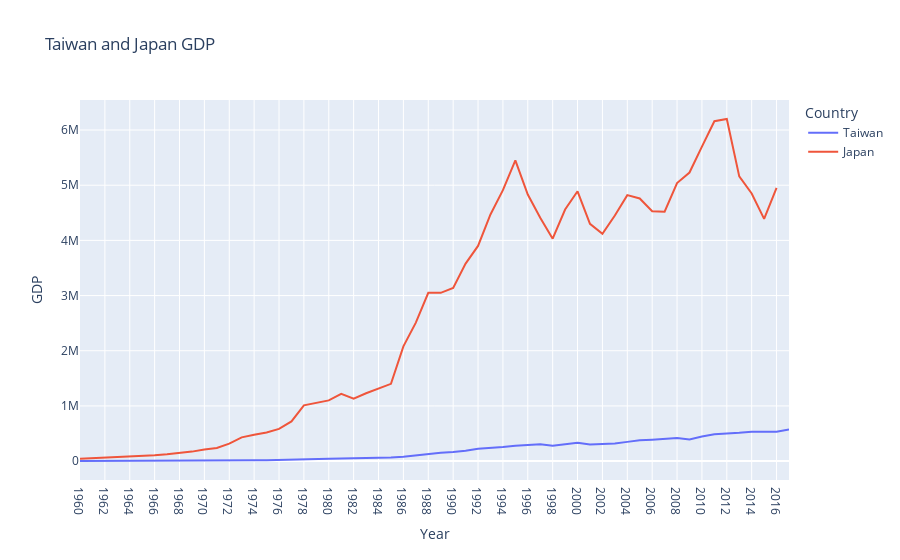

Write notebook code for a chart like this one.
### Code cell
import pandas as pd
import plotly.express as px
#日本和台灣GDP比較 - 讀入與分割CSV 檔案內容
dataTW = pd.read_csv('gdp_taiwan.csv', encoding='utf-8')
dataJP = pd.read_csv('gdp_japan.csv', encoding='utf-8')
melted_df_TW = dataTW.melt(id_vars=['year'], var_name='Year', value_name='GDP')
melted_df_JP = dataJP.melt(id_vars=['year'], var_name='Year', value_name='GDP')

# 重新命名以便比較與製圖
melted_df_TW = melted_df_TW.rename(columns={'year': 'Country'})
melted_df_JP = melted_df_JP.rename(columns={'year': 'Country'})
# 融合DataFrame
merged_df = pd.concat([melted_df_TW, melted_df_JP])
# 繪製比較圖
fig = px.line(merged_df, x="Year", y="GDP", color='Country', title='Taiwan and Japan GDP')
fig.show()
# print(melted_df)
# print(dataTW.head())
#日本和台灣GDP比較

### Figure 1 — Plotly figure (JSON) as saved in the notebook; plotly's stock layout.template omitted (floating-point values rounded to 4 significant figures)
{"data": [{"hovertemplate": "Country=Taiwan<br>Year=%{x}<br>GDP=%{y}<extra></extra>", "legendgroup": "Taiwan", "line": {"color": "#636efa", "dash": "solid"}, "marker": {"symbol": "circle"}, "mode": "lines", "name": "Taiwan", "orientation": "v", "showlegend": true, "type": "scatter", "x": ["1960", "1961", "1962", "1963", "1964", "1965", "1966", "1967", "1968", "1969", "1970", "1971", "1972", "1973", "1974", "1975", "1976", "1977", "1978", "1979", "1980", "1981", "1982", "1983", "1984", "1985", "1986", "1987", "1988", "1989", "1990", "1991", "1992", "1993", "1994", "1995", "1996", "1997", "1998", "1999", "2000", "2001", "2002", "2003", "2004", "2005", "2006", "2007", "2008", "2009", "2010", "2011", "2012", "2013", "2014", "2015", "2016", "2017"], "xaxis": "x", "y": [1743, 1778, 1960, 2219, 2592, 2869, 3207, 3709, 4326, 5018, 5786, 6728, 8063, 10941, 14740, 15838, 18989, 22254, 27375, 33878, 42295, 49063, 49550, 54169, 61052, 63623, 78386, 104956, 126366, 152710, 166615, 187314, 223159, 235140, 256404, 279224, 292665, 303737, 280369, 304171, 331452, 300450, 308875, 318590, 348479, 375769, 388589, 408254, 416961, 392065, 446105, 485653, 495845, 511614, 530519, 525562, 530532, 572767], "yaxis": "y"}, {"hovertemplate": "Country=Japan<br>Year=%{x}<br>GDP=%{y}<extra></extra>", "legendgroup": "Japan", "line": {"color": "#EF553B", "dash": "solid"}, "marker": {"symbol": "circle"}, "mode": "lines", "name": "Japan", "orientation": "v", "showlegend": true, "type": "scatter", "x": ["1960", "1961", "1962", "1963", "1964", "1965", "1966", "1967", "1968", "1969", "1970", "1971", "1972", "1973", "1974", "1975", "1976", "1977", "1978", "1979", "1980", "1981", "1982", "1983", "1984", "1985", "1986", "1987", "1988", "1989", "1990", "1991", "1992", "1993", "1994", "1995", "1996", "1997", "1998", "1999", "2000", "2001", "2002", "2003", "2004", "2005", "2006", "2007", "2008", "2009", "2010", "2011", "2012", "2013", "2014", "2015", "2016"], "xaxis": "x", "y": [44307, 53509, 60723, 69498, 81749, 90950, 106000, 124000, 147000, 172000, 212000, 239000, 316000, 430000, 477000, 519000, 583000, 718000, 1010000, 1050000, 1100000, 1220000, 1130000, 1230000, 1310000, 1400000, 2080000, 2510000, 3050000, 3050000, 3140000, 3580000, 3900000, 4470000, 4910000, 5450000, 4830000, 4410000, 4030000, 4560000, 4890000, 4300000, 4120000, 4450000, 4820000, 4760000, 4530000, 4520000, 5040000, 5230000, 5700000, 6160000, 6200000, 5160000, 4850000, 4390000, 4950000], "yaxis": "y"}], "layout": {"legend": {"title": {"text": "Country"}, "tracegroupgap": 0}, "title": {"text": "Taiwan and Japan GDP"}, "xaxis": {"anchor": "y", "domain": [0, 1], "title": {"text": "Year"}}, "yaxis": {"anchor": "x", "domain": [0, 1], "title": {"text": "GDP"}}}}
